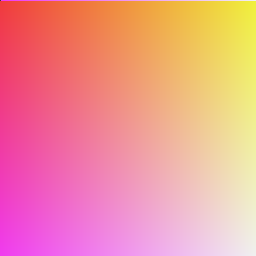
Frame 1 (no input)
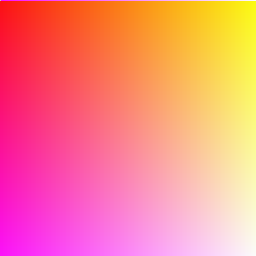
Frame 2 (the mouse pressed at the canvas centre, redrawn once)

The Processing sketch that drew these frames (run headless with seeded random() and noise(); the mouse was pressed at the canvas centre and the sketch redrawn once):

// Processing sketch: processing_33323
// ── processing_33323.pde

//I Chien Wu gradient
//xiao_j0711@yahoo.com.tw



void setup() {
//  frameRate(10);
  noLoop();
  size(256, 256);
}
void draw() {
  for(int i = 0; i < 256; i=i+1) {
    for(int j = 0; j < 256 ; j=j+1) {
    point(i,j);
  stroke(255,i,j);
    }
  }
}
